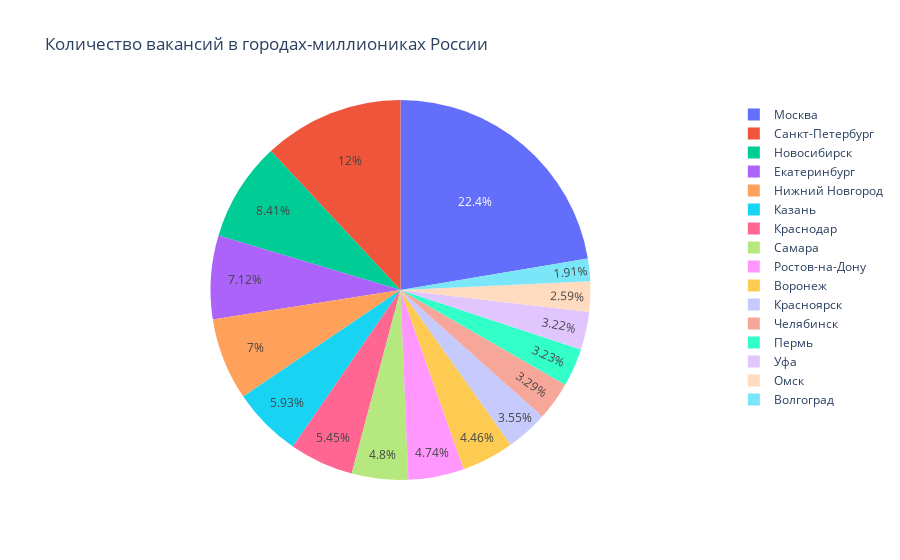

Write notebook code for a chart like this one.
### Markdown cell above
***

### Code cell
# выводы по детальному анализу вакансий
# Узнаем сколько вакакансий приходится на города миллионики

# код для получения списка городов-милионников
import pandas as pd
url = 'https://ru.wikipedia.org/wiki/%D0%93%D0%BE%D1%80%D0%BE%D0%B4%D0%B0-%D0%BC%D0%B8%D0%BB%D0%BB%D0%B8%D0%BE%D0%BD%D0%B5%D1%80%D1%8B_%D0%A0%D0%BE%D1%81%D1%81%D0%B8%D0%B8'
df = pd.read_html(url)[1] #в квадратных скобках индекс таблицы на странице - подбирается путем проб и ошибок
cities = tuple(df['Город']) #SQL принимает кортеж. Выводим данные колонки с городами в виде кортежа

query_4_6 = f'''(SELECT 
    a.name "Город",
    count(*) "Кол-во вакансий"
FROM areas a 
JOIN vacancies v ON a.id = v.area_id
WHERE a.name in {cities}
GROUP BY 1
ORDER BY 2 DESC)
'''

million_cities = pd.read_sql_query(query_4_6, connection) #таблица городов-миллиоников с вакансиями
#визуализация
import plotly.express as px
fig = px.pie(million_cities, values='Кол-во вакансий', names='Город', title='Количество вакансий в городах-миллиониках России')
fig.show()

#Посчитаем соклько вакансий приходится на города миллионики России и вместе с городами, которые входят в ТОП-20 по кол-ву вакансий
query_4_7 = f'''SELECT 
    *
FROM
(SELECT 
    COUNT(*) "Итого в городах-миллиониках"
FROM employers e
JOIN vacancies v ON v.employer_id = e.id 
JOIN areas a ON v.area_id = a.id
WHERE a.name in {cities}) as total,

(SELECT 
    COUNT(*) "Всего вакансий"
FROM employers e
JOIN vacancies v ON v.employer_id = e.id 
JOIN areas a ON v.area_id = a.id) as total_total'''
total = pd.read_sql_query(query_4_7, connection)
display(total)

### Figure 1 — Plotly figure (JSON) as saved in the notebook; plotly's stock layout.template omitted (floating-point values rounded to 4 significant figures)
{"data": [{"domain": {"x": [0, 1], "y": [0, 1]}, "hovertemplate": "Город=%{label}<br>Кол-во вакансий=%{value}<extra></extra>", "labels": ["Москва", "Санкт-Петербург", "Новосибирск", "Екатеринбург", "Нижний Новгород", "Казань", "Краснодар", "Самара", "Ростов-на-Дону", "Воронеж", "Красноярск", "Челябинск", "Пермь", "Уфа", "Омск", "Волгоград"], "legendgroup": "", "name": "", "showlegend": true, "type": "pie", "values": [5333, 2851, 2006, 1698, 1670, 1415, 1301, 1144, 1131, 1063, 847, 786, 771, 767, 617, 456]}], "layout": {"legend": {"tracegroupgap": 0}, "title": {"text": "Количество вакансий в городах-миллиониках России"}}}
